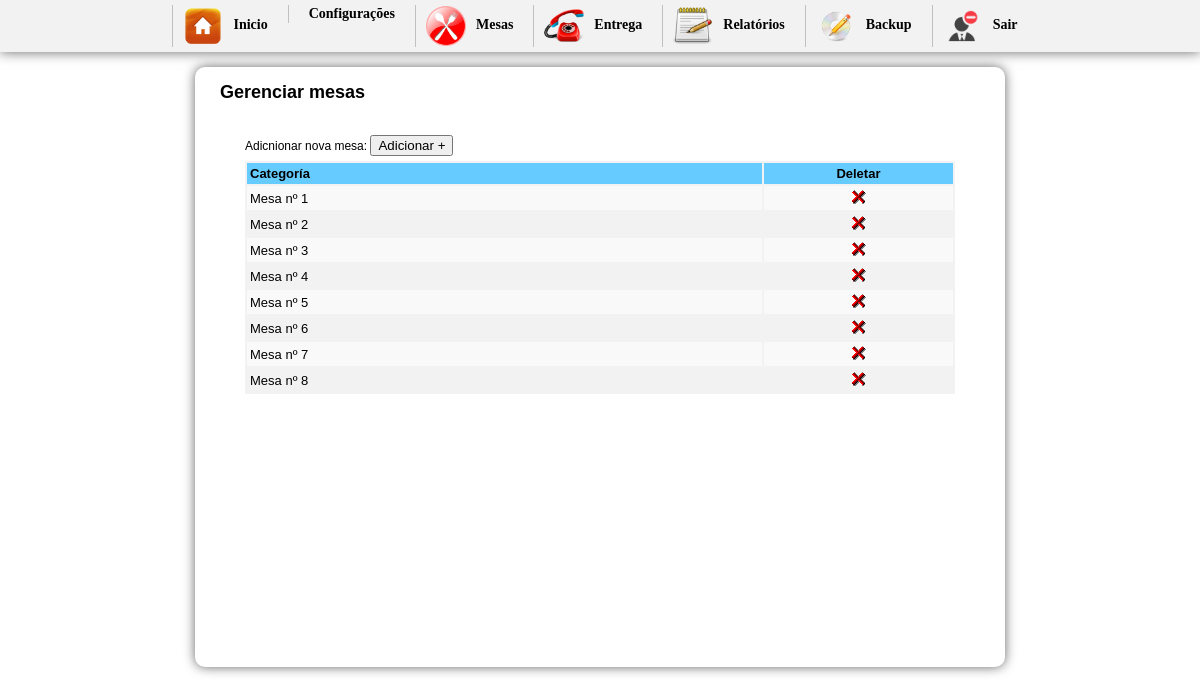
/inicio.php?btn=cadastromesa (signed in), run on the app's committed database.
### tables this page shows
CREATE TABLE `mesa` (
  `id_mesa` int(10) NOT NULL AUTO_INCREMENT,
  `numero` int(10) NOT NULL,
  `idGarcon` varchar(200) NOT NULL,
  `situacao` int(1) NOT NULL,
  PRIMARY KEY (`id_mesa`)
);

### cadastromesa.php (the view, shortened to what this page needs)
<h1>&nbsp;&nbsp;Gerenciar mesas</h1>
<div id="mesas">
<div id="form">
	<form action="" method="post" enctype="multipart/form-data">
    	Adicnionar nova mesa: <input name="cadastrar" type="submit" value="Adicionar +" id="cadastrar" />
  </form>
  <table width="100%" border="0" align="left" cellpadding="3" cellspacing="0" style="margin-top:5px; border:1px solid #f2f2f2; font-size:13px;">
  <tr style="border:1px solid #f2f2f2;">
    <td width="73%" align="left" bgcolor="#66CCFF" style="border:1px solid #f2f2f2;"><strong>Categoría</strong></td>
    <td width="27%" align="center" bgcolor="#66CCFF" style="border:1px solid #f2f2f2;"><strong>Deletar</strong></td>
  </tr>
  <?php
  	$sel = mysql_query("SELECT * FROM mesa ORDER BY id_mesa ASC");
	while($ver = mysql_fetch_array($sel)){
  	$background = (++$i%2) ? '#F9F9F9' : '#F2F2F2';
  ?>
  <tr style="border:1px solid #f2f2f2;">
    <td align="left" bgcolor="<?php echo $background  ?>" style="border:1px solid #f2f2f2;">Mesa nº <?php echo $ver['numero'];?></td>
    <td align="center" bgcolor="<?php echo $background  ?>" style="border:1px solid #f2f2f2;">
    <a href="javascript:confirmardel('?btn=cadastromesa&apagar=apagar&id_mesa=<?php echo $ver['id_mesa'] ?>')"><img src="imagens/icone_delete.gif" width="17" height="18"  border="0"/></a>
    </td>
  </tr>
  <?php } ?>
  </table>
  </div>
</div>

### css/css.css (style rules this page uses)
body { margin-left: 0px;margin-top: 0px;margin-right: 0px;margin-bottom: 0px; background-color:#FFF; font-family:Verdana, Geneva, sans-serif; font-size:12px; }
h1 { font-size:18px; margin-top:0; }
#mesas { width:750px; height:500px; margin:0 auto; background:#FFF; border-radius:5px; overflow:auto; }
#form { padding:20px; }

### data on the page
mesa: numero "1"
mesa: numero "2"
mesa: numero "3"
mesa: numero "4"
mesa: numero "5"
mesa: numero "6"
mesa: numero "7"
mesa: numero "8"
